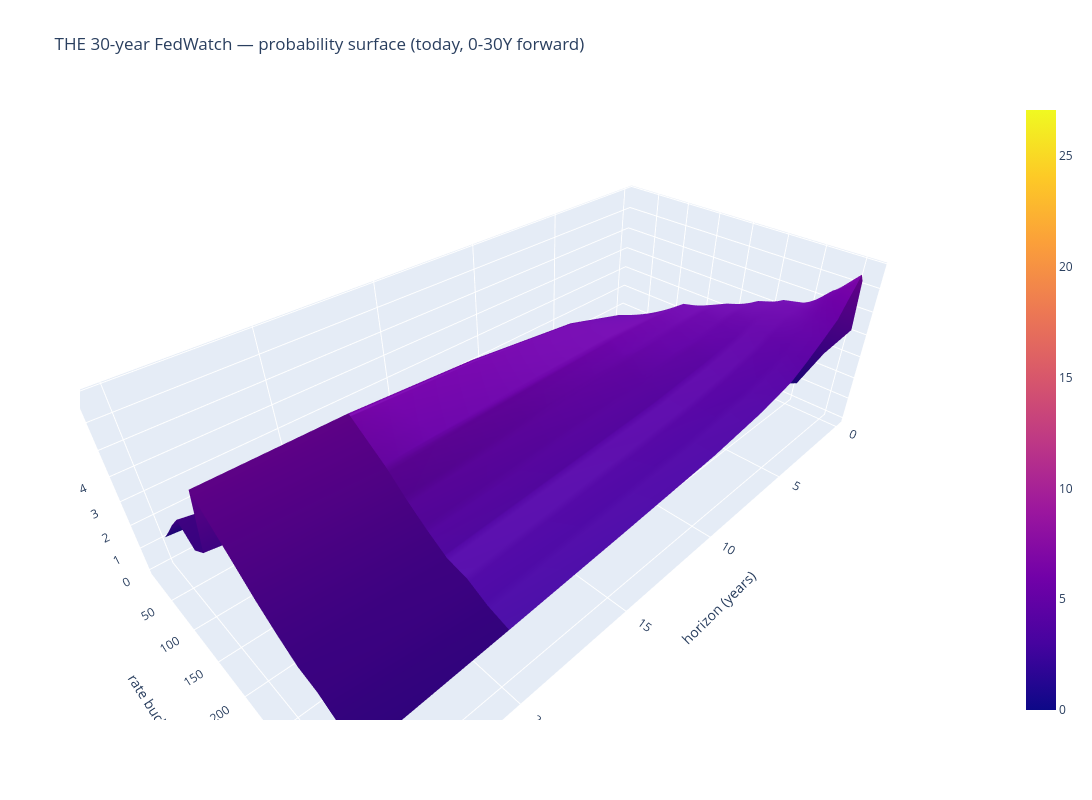

The notebook cell this image was saved under:
### Code cell
import plotly.graph_objects as go
# --- heatmap + 3D: the 30Y forward probability view
mat = f30.forward30_matrix(ladder)
im = fp.plot_probability_heatmap(mat.T, title='THE 30-year FedWatch — probability by horizon (%)')
plt.gcf().set_size_inches(14, 4.5); plt.colorbar(im); plt.show()

fig = go.Figure(data=[go.Surface(z=mat.T.values * 100,
                                 x=mat.columns.values,   # horizon rungs
                                 y=mat.index.values)])   # rate buckets
fig.update_layout(title='THE 30-year FedWatch — probability surface (today, 0-30Y forward)',
                  width=1250, height=800,
                  scene={'xaxis_title': 'horizon (years)',
                         'yaxis_title': 'rate bucket (bps mid)',
                         'zaxis_title': 'probability (%)',
                         'aspectratio': {'x': 2, 'y': 1, 'z': 0.6}})
fig.show()

### Figure 1 — Plotly figure (JSON) as saved in the notebook; plotly's stock layout.template omitted (floating-point values rounded to 4 significant figures; data arrays with more than 128 entries replaced by an {"elided": "..."} marker saying what was removed)
{"data": [{"type": "surface", "x": [0.25, 0.5, 0.75, 1.0, 1.5, 2.0, 3.0, 4.0, 5.0, 7.0, 10.0, 15.0, 20.0, 25.0, 30.0], "y": {"elided": "678 float values"}, "z": {"elided": "15x678 float values"}}], "layout": {"height": 800, "scene": {"aspectratio": {"x": 2, "y": 1, "z": 0.6}, "xaxis": {"title": {"text": "horizon (years)"}}, "yaxis": {"title": {"text": "rate bucket (bps mid)"}}, "zaxis": {"title": {"text": "probability (%)"}}}, "title": {"text": "THE 30-year FedWatch — probability surface (today, 0-30Y forward)"}, "width": 1250}}
